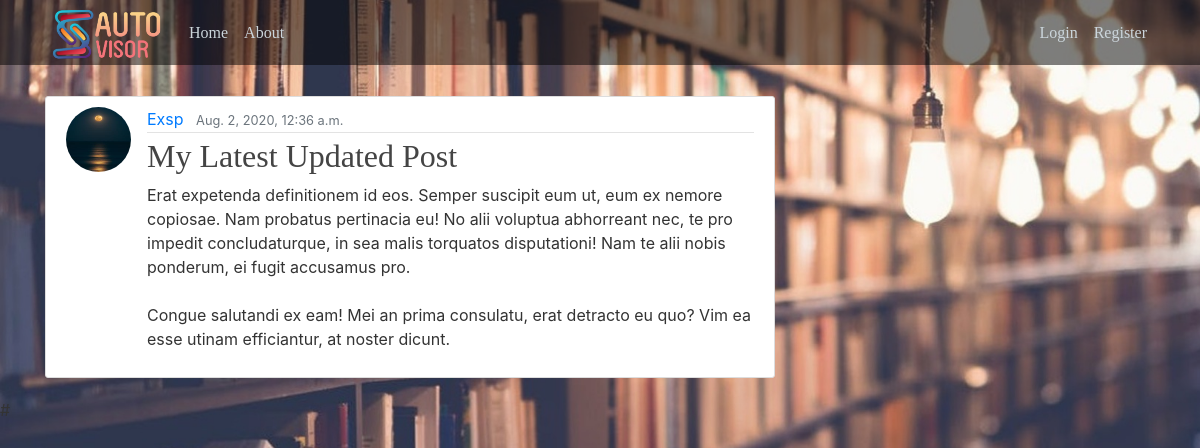
The page /post/29/ on the database its author committed.
### schedule/models.py (models this page shows, shortened)
class Post(models.Model):
	title = models.CharField(max_length=100)
	content = models.TextField()
	date_posted = models.DateTimeField(default=timezone.now)
	author = models.ForeignKey(User, on_delete=models.CASCADE)

### users/models.py (models this page shows, shortened)
class Profile(models.Model):
	user = models.OneToOneField(User, on_delete=models.CASCADE)
	image = models.ImageField(default='default.jpg', upload_to='profile_pics')

### schedule/views.py (the view)
# urls.py: path('post/<int:pk>/', PostDetailView.as_view(), name='post-detail'),
class PostDetailView(DetailView):
	model = Post

### schedule/templates/schedule/post_detail.html (shortened to what this page needs)
{% extends "schedule/base.html" %}
{% block content %}
	<article class="media content-section">
		<img class = "rounded-circle article-img" src="{{ object.author.profile.image.url }}">
	  <div class="media-body">
	    <div class="article-metadata">
	      <a class="mr-2" href="{% url 'user-posts' object.author.username %}">{{ object.author }}</a>
	      <small class="text-muted">{{ object.date_posted }}</small>
	    </div>
	    <h2 class="article-title">{{ object.title }}</h2>
	    <p class="article-content">{{ object.content }}</p>
	  </div>
	</article>
{% endblock content %}

### schedule/static/schedule/main.css (style rules this page uses)
body { background: #fafafa url(https://jackrugile.com/images/misc/noise-diagonal.png); color: #444; }
body { background: #fafafa; color: #333333; margin-top: 6rem; background-image: url(images/background.jpg); background-repeat: no-repeat; background-size: cover; background-attachment: fixed; }
h1, h2, h3, h4, h5, h6 { color: white; font-family:Raleway }
.content-section { background: #ffffff; padding: 10px 20px; border: 1px solid #dddddd; border-radius: 3px; margin-bottom: 20px; }
.article-title { color: #444444; }
.article-content { white-space: pre-line; }
.article-img { height: 65px; width: 65px; margin-right: 16px; }
.article-metadata { padding-bottom: 1px; margin-bottom: 4px; border-bottom: 1px solid #e3e3e3 }

### rows shown on the page
Post: author.profile.image (picture), author "Exsp", date_posted "Aug. 2, 2020, 12:36 a.m.", title "My Latest Updated Post", content "Erat expetenda definitionem id eos. Semper suscipit eum ut, eum ex nemore copiosae. Nam probatus pertinacia eu! No alii voluptua abhorreant nec, te pro impedit concludaturque, in sea malis torquatos disputationi! Nam te alii nobis ponderum, ei fugit accusamus pro. Congue salutandi ex eam! Mei an prima consulatu, erat detracto eu quo? Vim ea esse utinam efficiantur, at noster dicunt."
